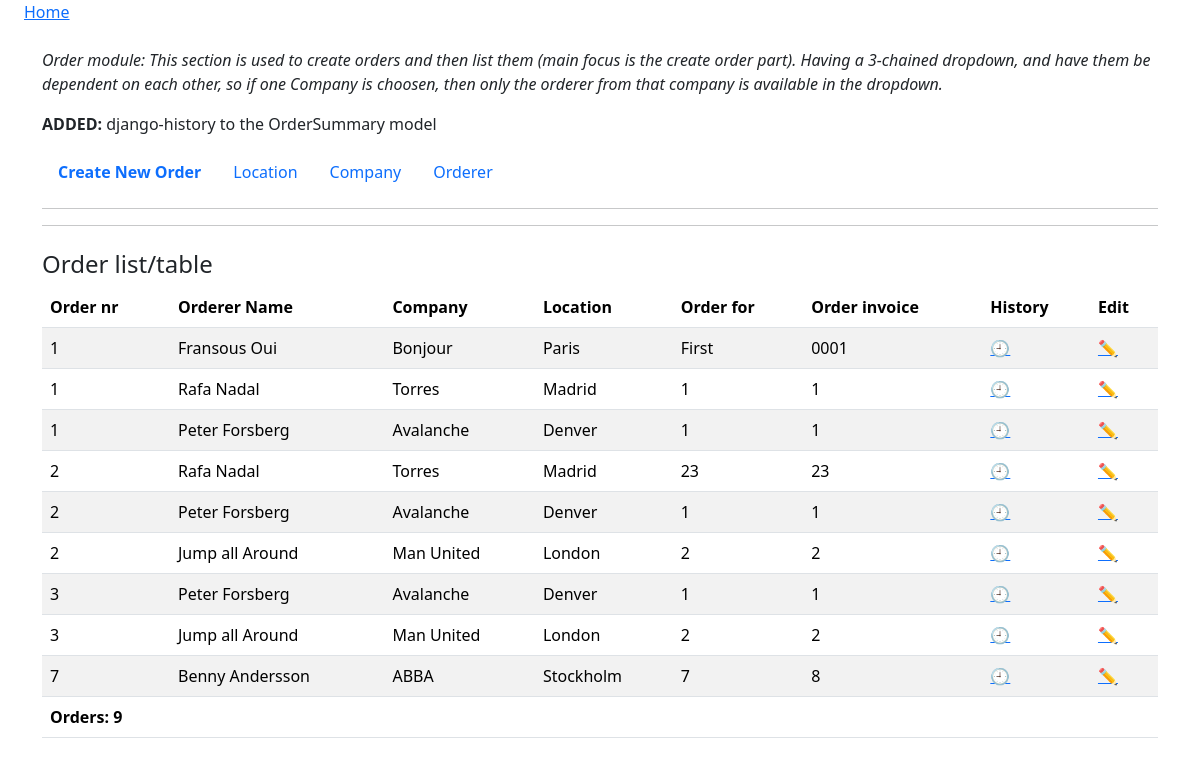
The page /order_summary_list/ on the database as committed earlier.
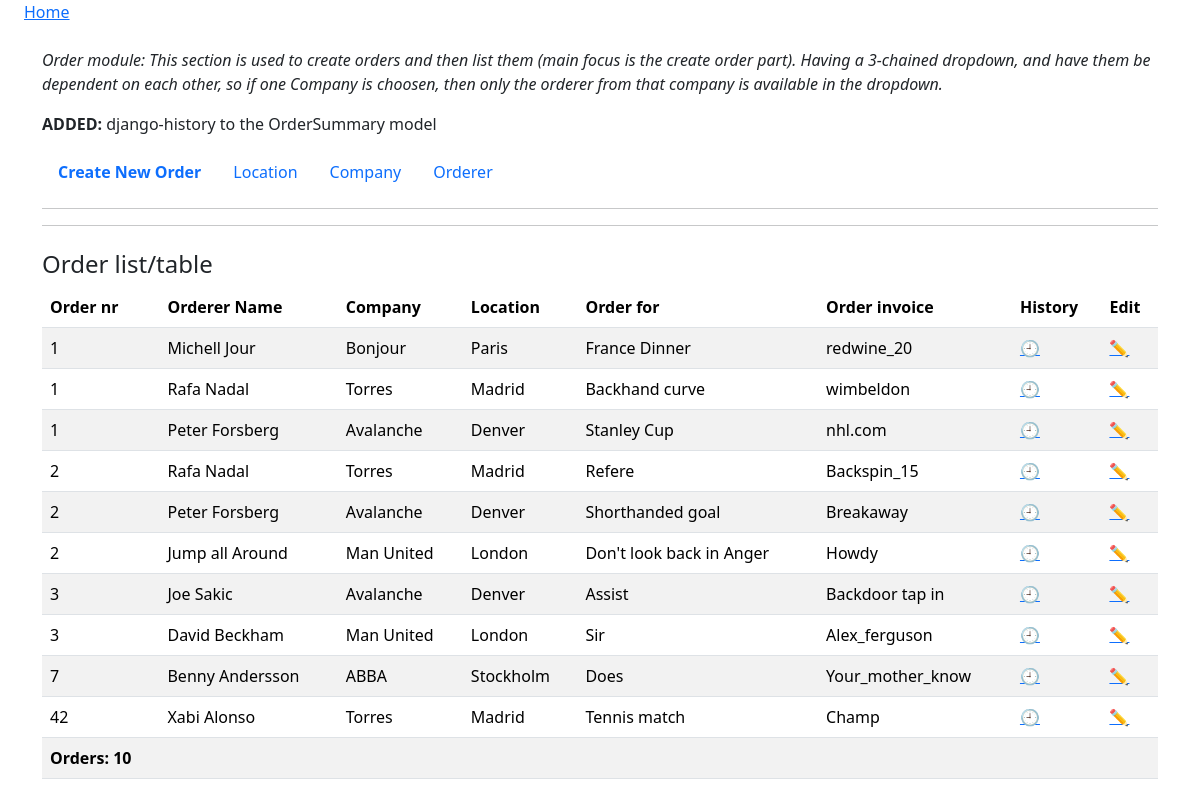
The same page on the database as committed later.
### htmx_tests/models.py (models this page shows, shortened)
class OrderSummary(models.Model):
    order_number = models.IntegerField()
    order_for = models.CharField(max_length=200)
    order_invoice = models.CharField(max_length=200)
    location = models.ForeignKey(Location, on_delete=models.CASCADE)
    company = models.ForeignKey(Company, on_delete=models.CASCADE)
    orderer = models.ForeignKey(Orderer, on_delete=models.CASCADE)
    history = HistoricalRecords()
    class Meta:
        unique_together = ('location', 'order_number')

class Orderer(models.Model):
    orderer = models.CharField(max_length=50)
    company = models.ForeignKey(Company, on_delete=models.CASCADE)
    def __str__(self):
        return self.orderer

class Company(models.Model):
    name = models.CharField(max_length=50)
    location = models.ForeignKey(Location, on_delete=models.CASCADE)
    def __str__(self):
        return self.name

class Location(models.Model):
    place = models.CharField(max_length=100, unique=True)
    def __str__(self):
        return self.place

### htmx_tests/views.py (the view)
# urls.py: path("order_summary_list/", views.order_summary_list, name="order_summary_list"),
def order_summary_list(request):
    order_summary = OrderSummary.objects.all().order_by('order_number')
    count = order_summary.count()
    return render(request, 'htmx_tests/order_summary.html',{
        'order_summary':order_summary,
        'count':count,
    })

### htmx_tests/templates/htmx_tests/order_summary.html
{% extends 'base.html' %}
{% block content %}
<div class="container mt-4">
    <p class="fst-italic">
        Order module: This section is used to create orders and then list them (main focus is the create order part).
        Having a 3-chained dropdown, and have them be dependent on each other,
        so if one Company is choosen, then only the orderer from that company is
        available in the dropdown.
    </p>
    <p><span class="fw-bold">ADDED: </span>django-history to the OrderSummary model</p>
    <ul class="nav nab-tabs">
        <li class="nav-item fw-bold">
            <a class="nav-link" href="{% url 'htmx_tests:new_order' %}">Create New Order</a>
        </li>
        <li class="nav-item">
            <a class="nav-link" href="{% url 'htmx_tests:location_list' %}">Location</a>
        </li>
        <li class="nav-item">
            <a class="nav-link" href="{% url 'htmx_tests:company_list' %}">Company</a>
        </li>
        <li class="nav-item">
            <a class="nav-link" href="{% url 'htmx_tests:orderer_list' %}">Orderer</a>
        </li>
    </ul>
    <hr>
    <hr>
    <div class="mt-4">
        <h4>Order list/table</h4>
        <table class="table table-hover table-striped">
            <thead>
                <tr>
                    <th>Order nr</th>
                    <th>Orderer Name</th>
                    <th>Company</th>
                    <th>Location</th>
                    <th>Order for</th>
                    <th>Order invoice</th>
                    <th>History</th>
                    <th>Edit</th>
                </tr>
            </thead>
            <tbody>
                {% for order in order_summary %}
                    <tr>
                        <td>{{order.order_number}}</td>
                        <td>{{order.orderer}}</td>
                        <td>{{order.company}}</td>
                        <td>{{order.location}}</td>
                        <td>{{order.order_for}}</td>
                        <td>{{order.order_invoice}}</td>
                        <td>
                            <a href="{% url 'htmx_tests:order_summary_history' order.id %}">🕘</a>
                        </td>
                        <td>
                            <a href="{% url 'htmx_tests:order_summary_edit' order.pk%}">✏️</a>
                        </td>
                    </tr>
                {% endfor %}
                    <tr>
                        <td class="fw-bold">Orders: {{count}}</td>
                        <td></td>
                        <td></td>
                        <td></td>
                        <td></td>
                        <td></td>
                        <td></td>
                        <td></td>
                    </tr>
            </tbody>
        </table>
    </div>
</div>
{% endblock content %}

### templates/base.html (shortened to what this page needs)
<!DOCTYPE html>
<html lang="en">
<head>
    <link rel="stylesheet" href="https://cdn.jsdelivr.net/npm/bootstrap@5.3.3/dist/css/bootstrap.min.css">
</head>
<body hx-headers='{"X-CSRFToken": "{{ csrf_token }}"}'>
<a class="ms-4" href="{% url 'htmx_tests:index' %}">Home</a>
    {% block content %}
    {% endblock content %}
</body>
</html>

Rows that differ between the two databases and show on the page:
changed OrderSummary "Bonjour": orderer "Fransous Oui" → "Michell Jour"; order_for "First" → "France Dinner"; order_invoice "0001" → "redwine_20"
changed OrderSummary: order_for "1" → "Backhand curve"; order_invoice "1" → "wimbeldon"
changed OrderSummary: order_for "1" → "Stanley Cup"; order_invoice "1" → "nhl.com"
changed OrderSummary: order_for "23" → "Refere"; order_invoice "23" → "Backspin_15"
changed OrderSummary: order_for "1" → "Shorthanded goal"; order_invoice "1" → "Breakaway"
changed OrderSummary "Jump all Around": order_for "2" → "Don't look back in Anger"; order_invoice "2" → "Howdy"
changed OrderSummary: orderer "Peter Forsberg" → "Joe Sakic"; order_for "1" → "Assist"; order_invoice "1" → "Backdoor tap in"
changed OrderSummary: orderer "Jump all Around" → "David Beckham"; order_for "2" → "Sir"; order_invoice "2" → "Alex_ferguson"
changed OrderSummary "Benny Andersson": order_for "7" → "Does"; order_invoice "8" → "Your_mother_know"
added OrderSummary: order_number "42", orderer "Xabi Alonso", company "Torres", location "Madrid", order_for "Tennis match", order_invoice "Champ"
Other text that changed with them:
{{ count }}: "9" → "10"
